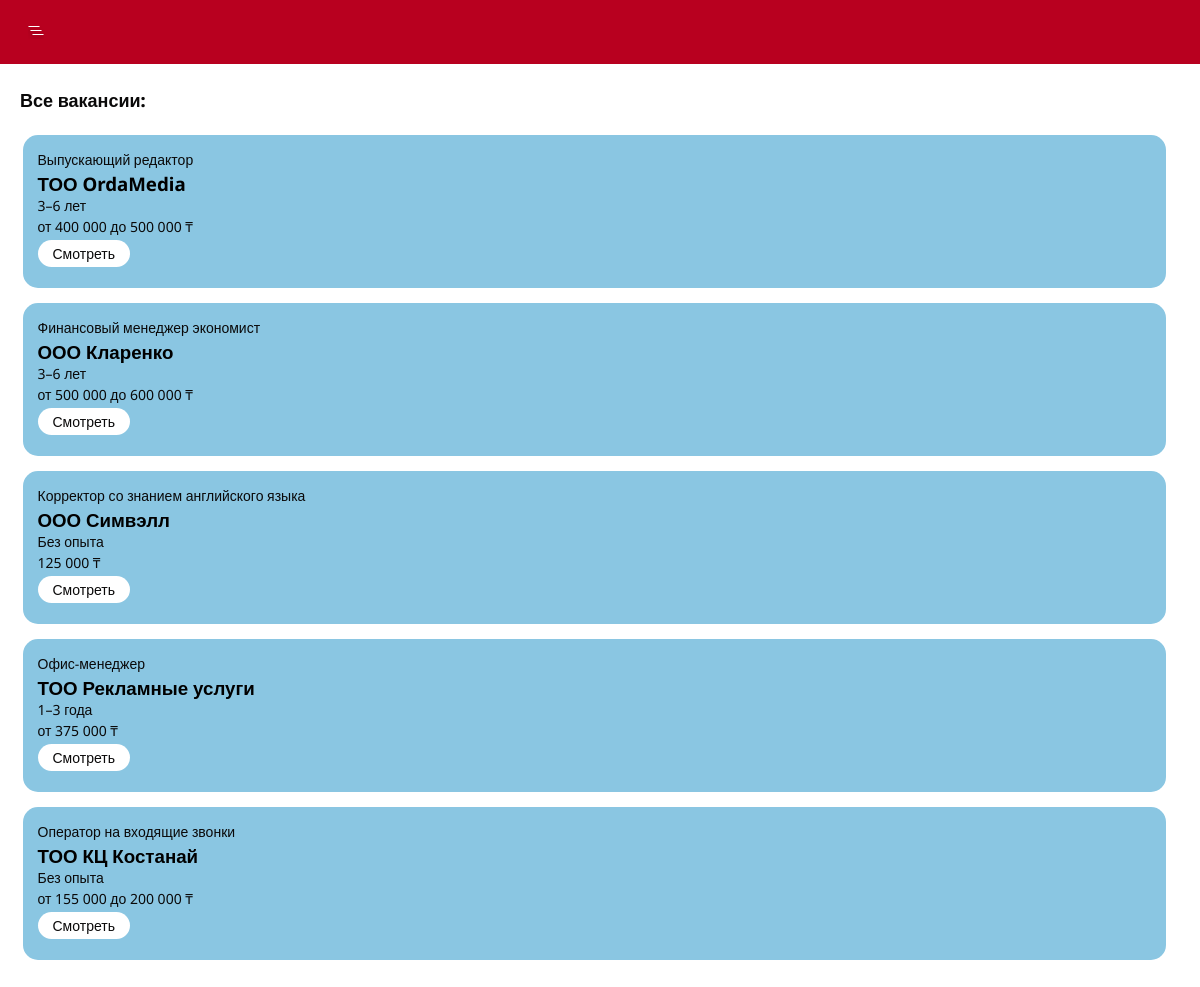
Screenshot of /jobs/ with the database file from the repository.
### startit_app/models.py (models this page shows, shortened)
class Job(models.Model):
    title = models.CharField("Название вакансии", max_length=255)
    category = models.ForeignKey(Category, on_delete=models.CASCADE, verbose_name="Выберите категорию")
    company = models.CharField("Название компании", max_length=100)
    experience = models.CharField("Опыт работы", max_length=80, default ="Без опыта")
    salary =  models.CharField("Зарплата", max_length=80)
    description = models.TextField("Описание вакансии")
    skills = models.CharField("Навыки", max_length=255)
    address = models.CharField("Адрес", max_length=255)
    phone = models.CharField("Телефон", max_length=14)
    email = models.CharField("E-mail", max_length=100)
    created_at = models.DateTimeField("Дата и время публикации", default=datetime.now)
    class Meta:
        verbose_name = "Вакансия"
        verbose_name_plural = "Вакансии"

### startit_app/views.py (the view)
# urls.py: path('jobs/', views.jobs_page, name='jobs_page'),
def jobs_page(request):
    jobs = Job.objects.all().order_by('-created_at')
    context = {
        'jobs': jobs
    }
    return render(request, "./jobs.html", context)

### startit_app/templates/jobs.html (shortened to what this page needs)
{% extends 'base.html' %}
{% block content %}
<section class="jobs">
    <div class="container">
        <h2 class="title">Все вакансии: </h2>
        <div class="jobs-list">
            {% for job in jobs %}
            <div class="job-card">
                <h3 class="job-card__title">{{ job.title }}</h3>
                <h3 class="job-card__company">{{ job.company }}</h3>
                <h3 class="job-card__title">{{ job.experience }}</h3>
                <h3 class="job-card__title">
                    {% if job.salary == "не указано" %}
                    {{ job.salary }}</h3>
                    {% else %}
                    {{ job.salary }} &#8376;
                    <br>
                    {% endif %}
                <a href="{% url 'job_detail_page' pk=job.pk %}" class="btn-button">Смотреть</a>
            </div>
            {% endfor %}
        </div>
    </div>
</section>
{% endblock %}

### startit_app/static/css/style.css (style rules this page uses)
* { padding: 0; margin: 0; box-sizing: border-box; font-family: "Noto Sans", sans-serif; }
:root { --light: #507687; --twice: #384B70; --red: #B8001F; --white: #FCFAEE; --ow: #D9D9D9; --rgv1099: rgb(10, 9, 9); --list: #fff; --bord: #8AC6E2; --borde: #45503B; --border: #C98D8D; }
.container { margin-left: 20px; margin-right: 20px; }
.title { font-size: 18px; font-weight: 800; color: rgb(10, 9, 9); }
.category-list, .jobs-list { margin: 20px 0; margin-right: 12px; padding: 2.5px; }
.categories, .jobs, .job-detail, .auth { padding: 24px 0; }
.job-card { background-color: var(--bord); padding: 15px; border-radius: 15px; margin-bottom: 15px; }
.jobs { background-color: var(--list); padding: 24px 0; }
.job-card__title, .job_card__company { color: var(--rgv1099); font-size: 14px; margin-bottom: 2px; }
.job-card__title { font-weight: 400; }
.btn-button, .button-border { cursor: pointer; font-size: 14px; text-decoration: none; display: inline-block; margin: 4px 0; background-color: #fff; border-radius: 30px; border: none; padding: 4px 15px; color: var(--rgv1099); transition: 0.3s ease-in-out; }
.job-detail, .title { margin-bottom: 5px; }

### rows the page displays
Job: title "Выпускающий редактор", company "ТОО OrdaMedia", experience "3–6 лет", salary "от 400 000 до 500 000"
Job: title "Финансовый менеджер экономист", company "ООО Кларенко", experience "3–6 лет", salary "от 500 000 до 600 000"
Job: title "Корректор со знанием английского языка", company "ООО Симвэлл", experience "Без опыта", salary "125 000"
Job: title "Офис-менеджер", company "ТОО Рекламные услуги", experience "1–3 года", salary "от 375 000"
Job: title "Оператор на входящие звонки", company "ТОО КЦ Костанай", experience "Без опыта", salary "от 155 000 до 200 000"
